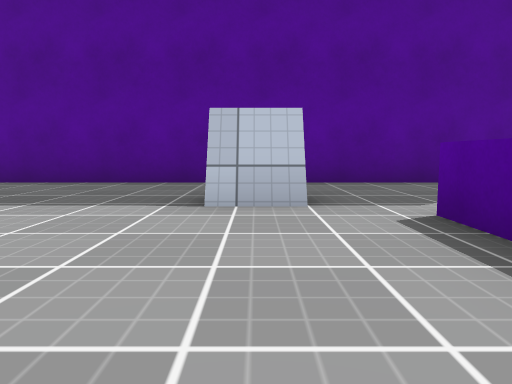
view 1 (above)

16 first-person views from a walk through a 3-D level made in the Unity game engine. The camera is 0.51 m above the floor, tilts 6° down and sees 70° across. The floor is counted in squares, 1 m on a side. Each view is taken from the middle of a square. On the plan, view 1 faces up. The plan holds only what a view shows up to about 9 squares ahead; the rest is blank. The place goes on beyond the plan. The player is left out. Surface patterns are stand-ins for the level's own textures.

view 2
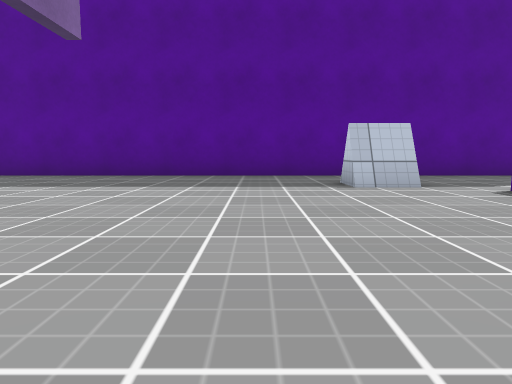

view 3
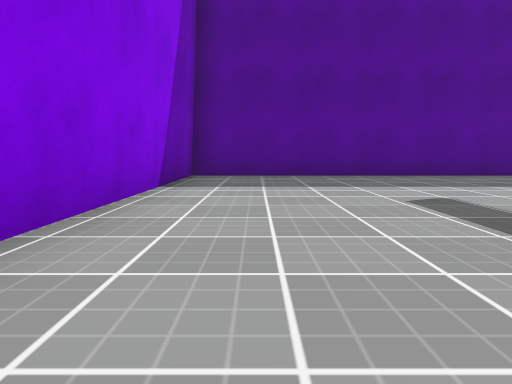

view 4
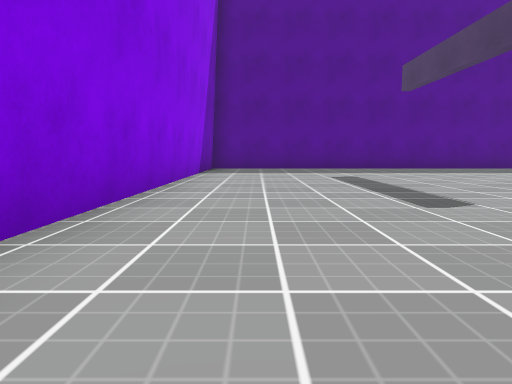

view 5
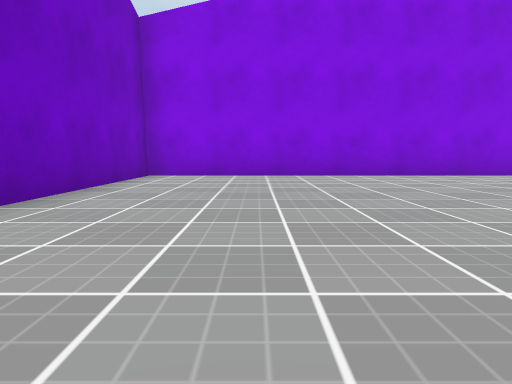

view 6
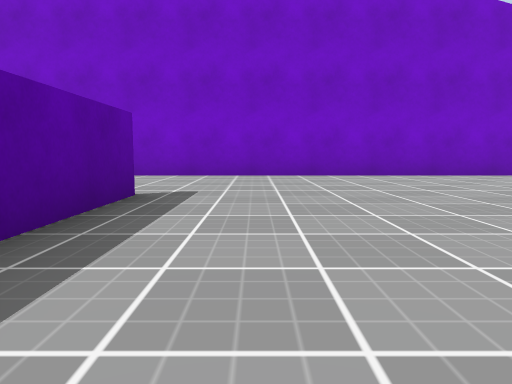

view 7
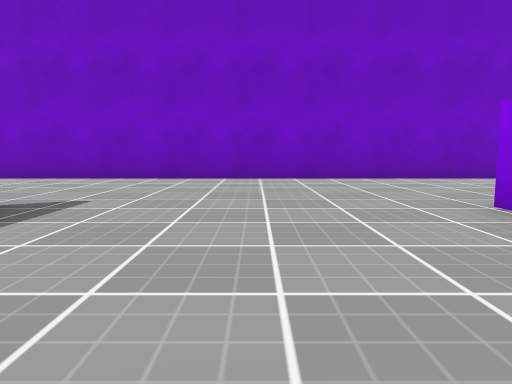

view 8
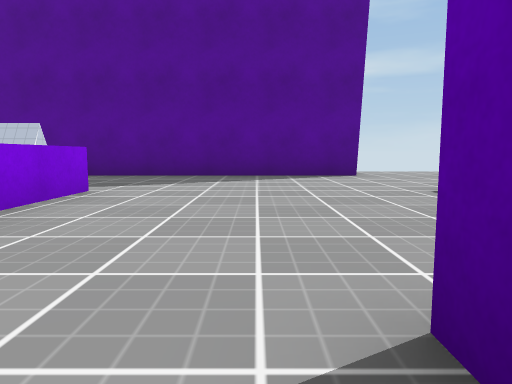

view 9
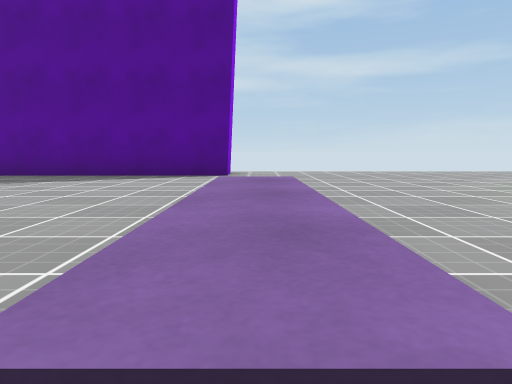

view 10
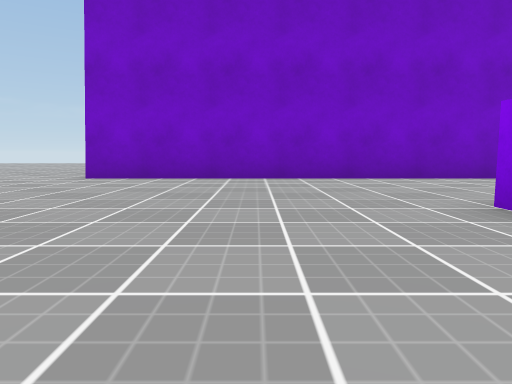

view 11
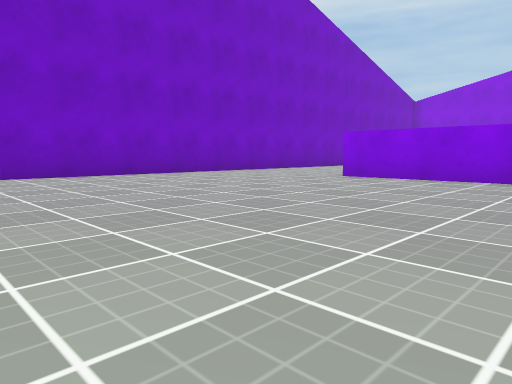

view 12
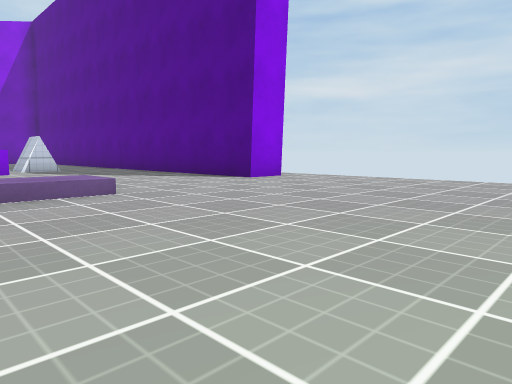

view 13
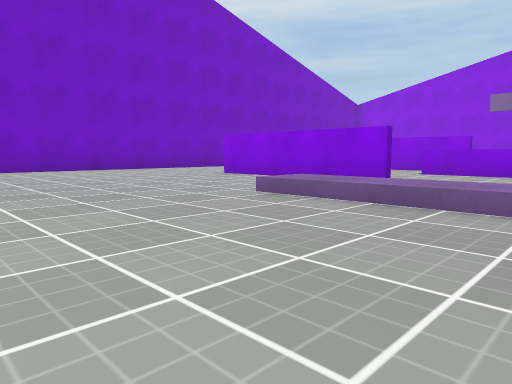

view 14
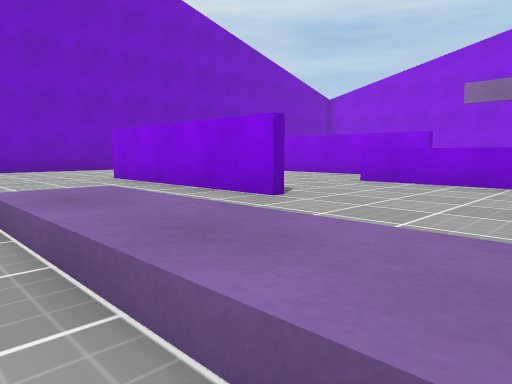

view 15
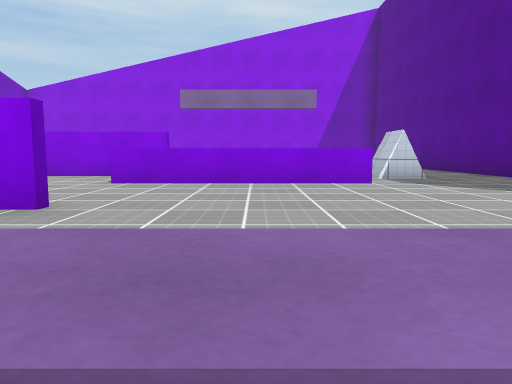

view 16
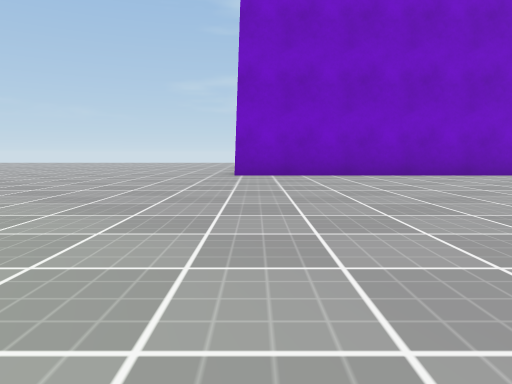

### Floor plan
Points are (right, up) in squares from view 1. A wall is a line through its corners. A room is listed if a view was taken in it or the views show most of it. See-through windows are left out.
Room 1 (views 1, 2, 3, 4, 5, 6, 7, 8, 9, 10, 11, 12, 13, 14, 15, 16)
walls: (-0.3, -0.9) (-0.3, -3.8); (1.5, 2) (1.5, 3); (4.7, -0.9) (4.7, -5.5); (1.7, 3) (1.7, -1.5); (-0.5, -5.5) (-0.5, -3); (-0.5, 3.6) (-0.5, 4.5); (0.5, 3.9) (-0.5, 3.9); (0.5, 4.5) (0.5, 3.6); (6.4, 7.6) (6.4, 6.5) (-9.4, 6.5) (-9.4, -9.5) (10.5, -9.5)
low walls: (0.5, 3.6) (-0.5, 3.6); (7.5, 3) (7.5, -1.5) (6.6, -1.5)
ways out: opening at (11.5, -10)

Positions as (right, up) in squares from view 1, and headings:
1: (0, 0), facing up
2: (-2, -2), facing up
3: (-8, -2), facing up
4: (-8, -6), facing up
5: (-1, -7), facing left
6: (-2, -1), facing down
7: (2, -2), facing down
8: (4, -2), facing up
9: (7, -2), facing up
10: (7, -2), facing down
11: (12, -1), facing down-left
12: (12, 1), facing up-left
13: (11, 2), facing down-left
14: (8, 2), facing down-left
15: (8, 1), facing left
16: (10, -1), facing down
